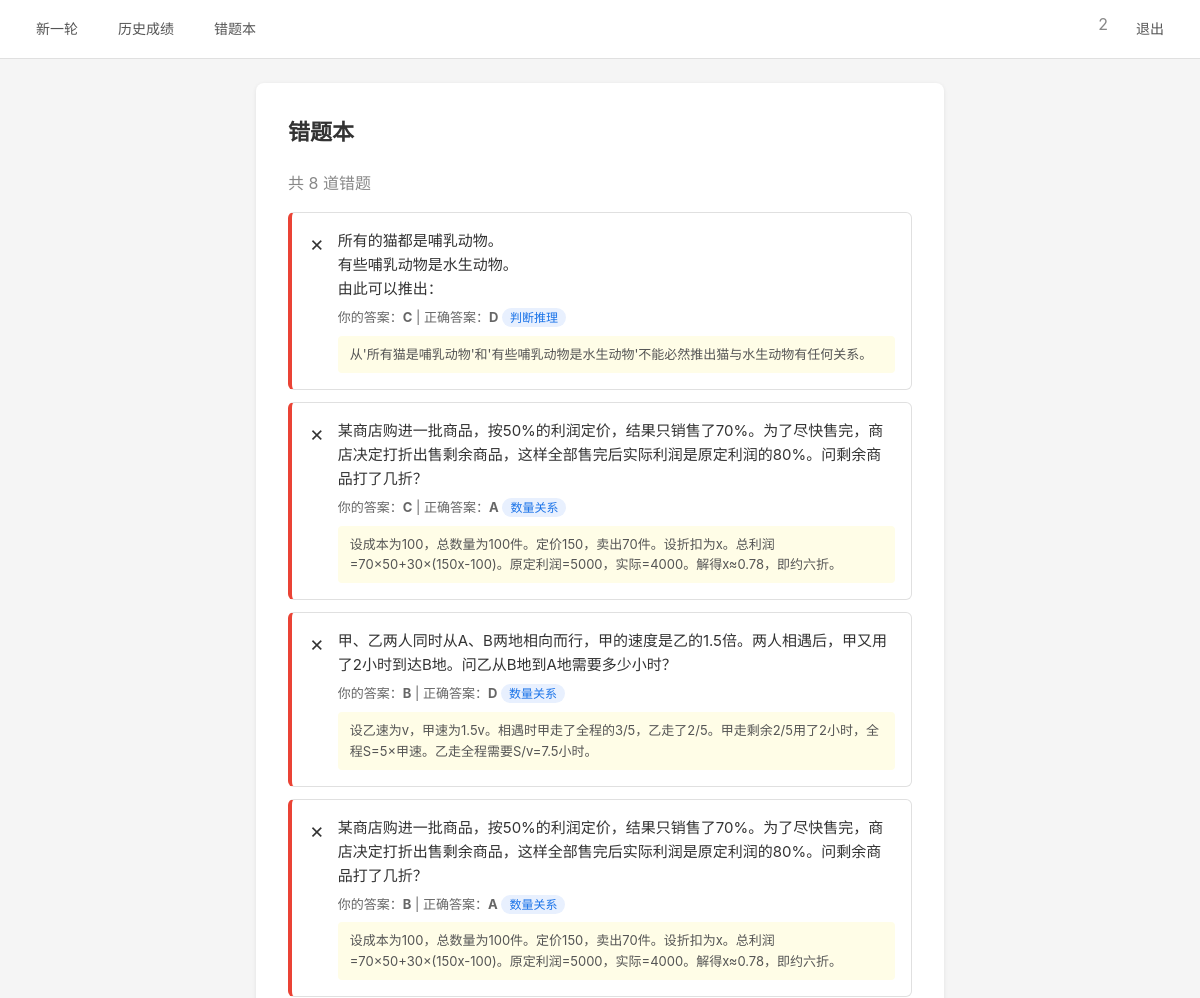
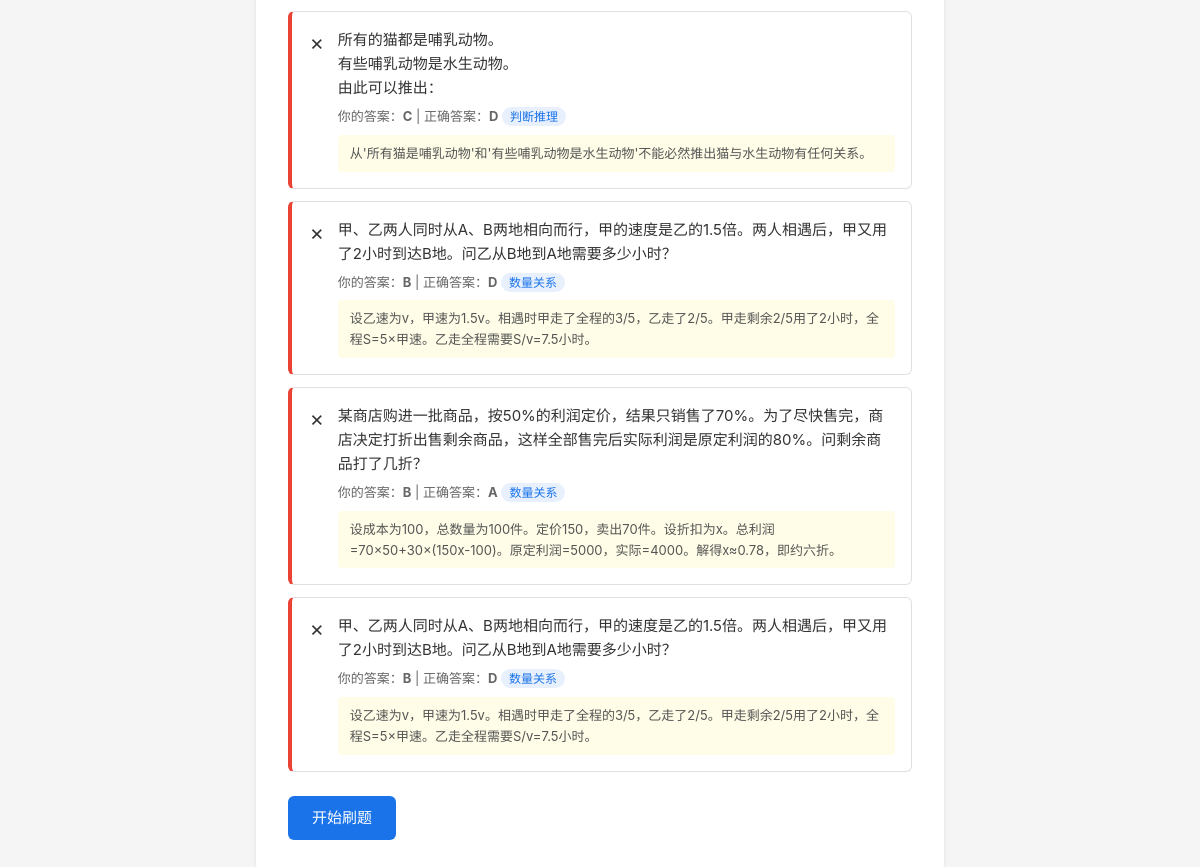
/wrong (signed in), run on the app's committed database (2 pictures, top to bottom).
### tables this page shows
CREATE TABLE questions (
            id INTEGER PRIMARY KEY AUTOINCREMENT,
            category TEXT NOT NULL,
            question_text TEXT NOT NULL,
            option_a TEXT NOT NULL,
            option_b TEXT NOT NULL,
            option_c TEXT NOT NULL,
            option_d TEXT NOT NULL,
            correct_answer TEXT NOT NULL,
            explanation TEXT DEFAULT ''
        );

### app.py (the view)
@app.route("/wrong")
@login_required
def wrong():
    db = get_db()
    rows = db.execute("""
        SELECT DISTINCT q.*, a.user_answer, a.created_at
        FROM answers a
        JOIN questions q ON a.question_id = q.id
        WHERE a.is_correct = 0 AND a.user_id = ?
        ORDER BY a.created_at DESC
    """, (session["user_id"],)).fetchall()
    wrong_list = [dict(row) for row in rows]
    return render_template("wrong.html", wrong_list=wrong_list)

### app.py (called while the page is built)
def login_required(f):
    @wraps(f)
    def decorated_function(*args, **kwargs):
        if "user_id" not in session:
            return redirect(url_for("login"))
        return f(*args, **kwargs)
    return decorated_function

### database.py (called while the page is built)
def get_db():
    import flask
    if "db" not in flask.g:
        flask.g.db = sqlite3.connect(DATABASE)
        flask.g.db.row_factory = sqlite3.Row
    return flask.g.db

### templates/wrong.html
{% extends "base.html" %}
{% block content %}
<div class="wrong-container">
  <h1>错题本</h1>
  {% if wrong_list %}
  <p class="wrong-count">共 {{ wrong_list | length }} 道错题</p>
  <div class="detail-list">
    {% for w in wrong_list %}
    <div class="detail-item wrong">
      <div class="detail-status">✗</div>
      <div class="detail-body">
        <div class="detail-question">{{ w.question_text | replace('\n', '<br>') | safe }}</div>
        <div class="detail-info">
          你的答案：<strong>{{ w.user_answer }}</strong>
          | 正确答案：<strong>{{ w.correct_answer }}</strong>
          <span class="category-tag">{{ w.category }}</span>
        </div>
        {% if w.explanation %}
        <div class="detail-explanation">{{ w.explanation }}</div>
        {% endif %}
      </div>
    </div>
    {% endfor %}
  </div>
  {% else %}
  <div class="empty-state">
    <p>还没有错题，继续保持！</p>
  </div>
  {% endif %}
  <div class="result-actions">
    <a href="{{ url_for('index') }}" class="btn btn-primary">开始刷题</a>
  </div>
</div>
{% endblock %}

### templates/base.html (shortened to what this page needs)
<!DOCTYPE html>
<html lang="zh-CN">
<head>
  <link rel="stylesheet" href="{{ url_for('static', filename='style.css') }}">
</head>
<body>
  <nav>
    <a href="{{ url_for('index') }}">新一轮</a>
    <a href="{{ url_for('stats') }}">历史成绩</a>
    <a href="{{ url_for('wrong') }}">错题本</a>
    {% if session.username %}
    <span style="margin-left:auto;color:#888">{{ session.username }}</span>
    <a href="{{ url_for('logout') }}">退出</a>
    {% endif %}
  </nav>
  <main>
    {% block content %}{% endblock %}
  </main>
</body>
</html>

### static/style.css (style rules this page uses)
* { margin: 0; padding: 0; box-sizing: border-box; }
body { font-family: -apple-system, BlinkMacSystemFont, "Segoe UI", "Microsoft YaHei", sans-serif; background: #f5f5f5; color: #333; line-height: 1.6; min-height: 100vh; }
nav { background: #fff; border-bottom: 1px solid #e0e0e0; padding: 12px 24px; display: flex; gap: 16px; position: sticky; top: 0; z-index: 10; }
nav a { text-decoration: none; color: #555; font-size: 14px; padding: 6px 12px; border-radius: 4px; transition: background 0.15s; }
main { max-width: 720px; margin: 24px auto; padding: 0 16px; }
.category-tag { background: #e8f0fe; color: #1a73e8; font-size: 12px; padding: 2px 8px; border-radius: 10px; }
.btn { display: inline-block; padding: 10px 24px; border-radius: 6px; font-size: 15px; cursor: pointer; border: none; text-decoration: none; transition: all 0.15s; }
.btn-primary { background: #1a73e8; color: #fff; }
.result-container, .wrong-container { background: #fff; border-radius: 8px; padding: 32px; box-shadow: 0 1px 4px rgba(0, 0, 0, 0.08); }
h1 { font-size: 22px; margin-bottom: 20px; }
.detail-list { display: flex; flex-direction: column; gap: 12px; margin-bottom: 24px; }
.detail-item { display: flex; gap: 12px; padding: 16px; border-radius: 6px; border: 1px solid #e0e0e0; }
.detail-item.wrong { border-left: 4px solid #ea4335; }
.detail-status { font-size: 20px; flex-shrink: 0; }
.detail-body { flex: 1; }
.detail-question { font-size: 15px; margin-bottom: 6px; }
.detail-info { font-size: 13px; color: #666; margin-bottom: 4px; }
.detail-explanation { font-size: 13px; color: #555; background: #fffde7; padding: 8px 12px; border-radius: 4px; margin-top: 8px; }
.result-actions { display: flex; gap: 12px; }
.wrong-count { color: #888; margin-bottom: 16px; }

### data on the page
questions: question_text "所有的猫都是哺乳动物。 有些哺乳动物是水生动物。 由此可以推出：", user_answer "C", correct_answer "D", category "判断推理", explanation "从'所有猫是哺乳动物'和'有些哺乳动物是水生动物'不能必然推出猫与水生动物有任何关系。"
questions: question_text "某商店购进一批商品，按50%的利润定价，结果只销售了70%。为了尽快售完，商店决定打折出售剩余商品，这样全部售完后实际利润是原定利润的80%。问剩余商品打了几折？", user_answer "C", correct_answer "A", category "数量关系", explanation "设成本为100，总数量为100件。定价150，卖出70件。设折扣为x。总利润=70×50+30×(150x-100)。原定利润=5000，实际=4000。解得x≈0.78，即约六折。", user_answer "B"
questions: question_text "甲、乙两人同时从A、B两地相向而行，甲的速度是乙的1.5倍。两人相遇后，甲又用了2小时到达B地。问乙从B地到A地需要多少小时？", user_answer "B", correct_answer "D", category "数量关系", explanation "设乙速为v，甲速为1.5v。相遇时甲走了全程的3/5，乙走了2/5。甲走剩余2/5用了2小时，全程S=5×甲速。乙走全程需要S/v=7.5小时。"

### other printed values
{{ session.username }} "2"
{{ wrong_list | length }} "8"
